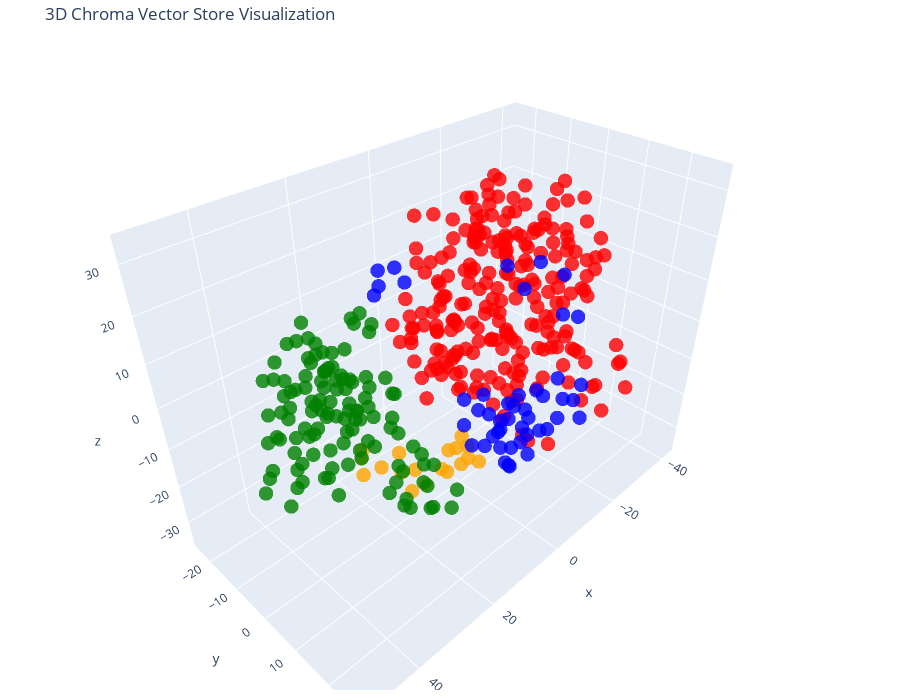

The notebook cell saved with this chart:
### Code cell
# Let's try 3D!

tsne = TSNE(n_components=3, random_state=42)
reduced_vectors = tsne.fit_transform(vectors)

# Create the 3D scatter plot
fig = go.Figure(data=[go.Scatter3d(
    x=reduced_vectors[:, 0],
    y=reduced_vectors[:, 1],
    z=reduced_vectors[:, 2],
    mode='markers',
    marker=dict(size=5, color=colors, opacity=0.8),
    text=[f"Type: {t}<br>Text: {d[:100]}..." for t, d in zip(doc_types, documents)],
    hoverinfo='text'
)])

fig.update_layout(
    title='3D Chroma Vector Store Visualization',
    scene=dict(xaxis_title='x', yaxis_title='y', zaxis_title='z'),
    width=900,
    height=700,
    margin=dict(r=10, b=10, l=10, t=40)
)

fig.show()

### Figure 1 — Plotly figure (JSON) as saved in the notebook; plotly's stock layout.template omitted (floating-point values rounded to 4 significant figures; data arrays with more than 128 entries replaced by an {"elided": "..."} marker saying what was removed)
{"data": [{"hoverinfo": "text", "marker": {"color": {"elided": "413 str values"}, "opacity": 0.8, "size": 5}, "mode": "markers", "text": {"elided": "413 str values"}, "type": "scatter3d", "x": {"elided": "413 float values"}, "y": {"elided": "413 float values"}, "z": {"elided": "413 float values"}}], "layout": {"height": 700, "margin": {"b": 10, "l": 10, "r": 10, "t": 40}, "scene": {"xaxis": {"title": {"text": "x"}}, "yaxis": {"title": {"text": "y"}}, "zaxis": {"title": {"text": "z"}}}, "title": {"text": "3D Chroma Vector Store Visualization"}, "width": 900}}
